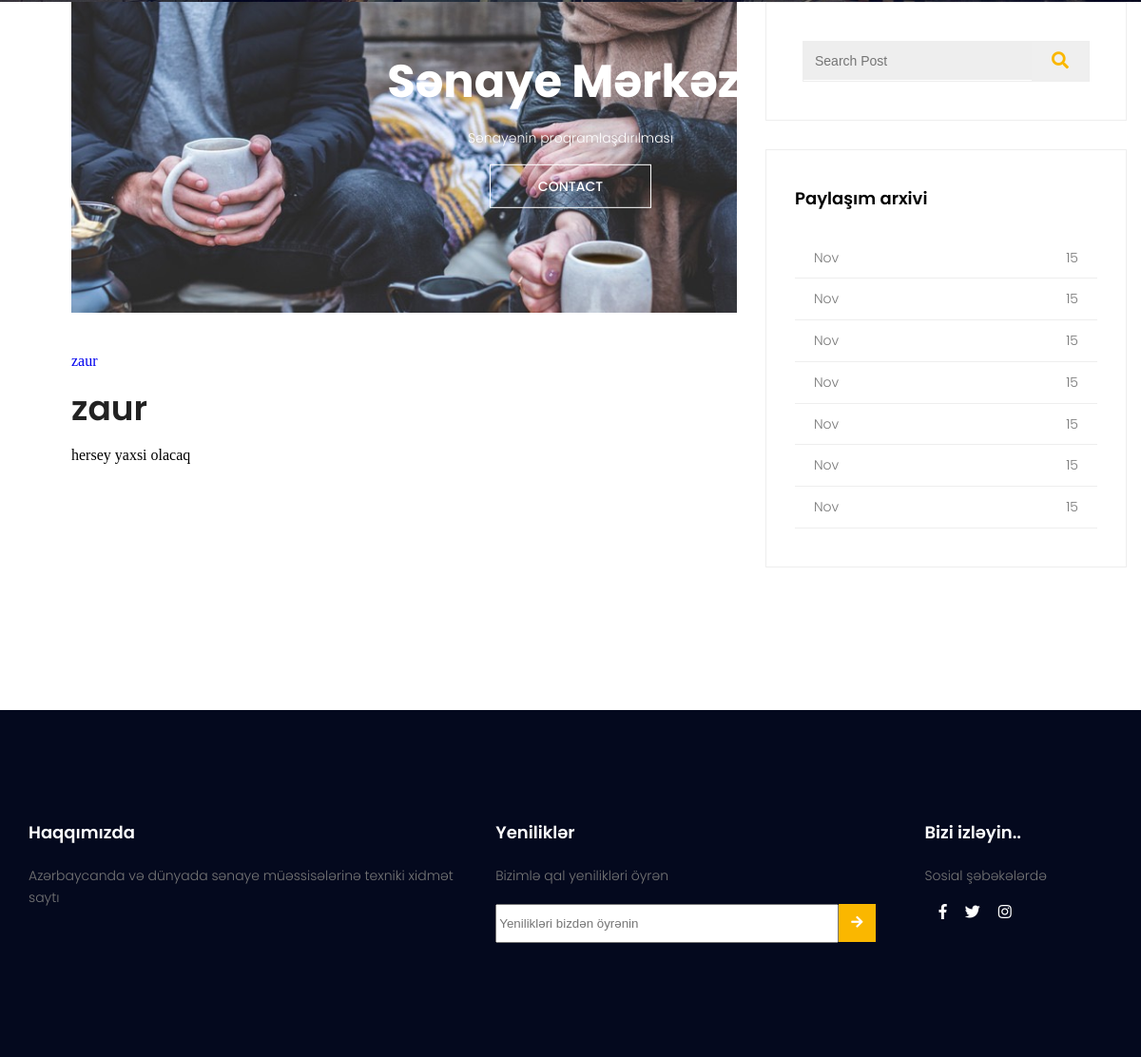
Before: /industry/projects (lower part) with the older database file.
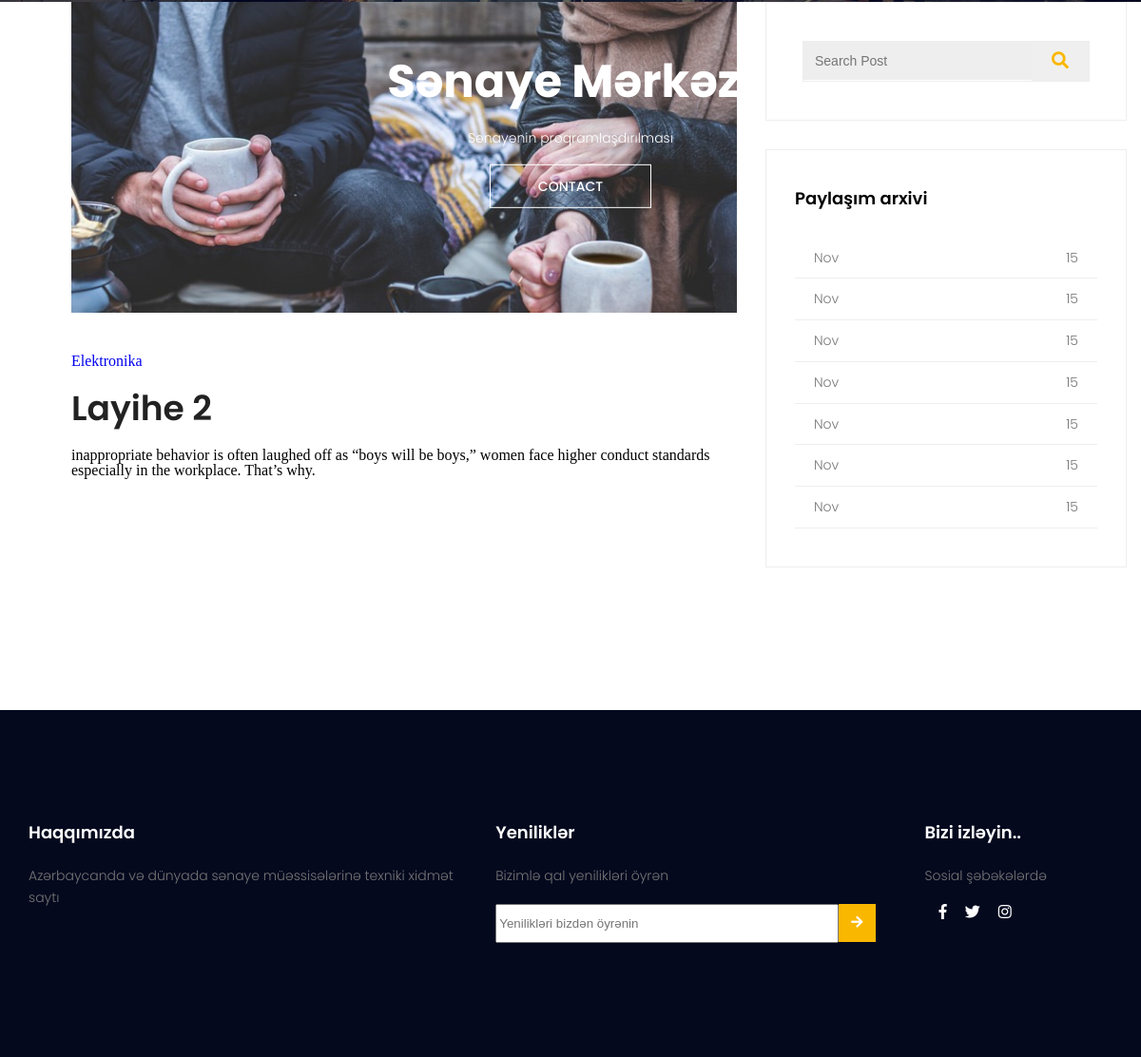
After: the same page with the newer database file.
### app/models.py (models this page shows, shortened)
class Project(db.Model):
    id=db.Column(db.Integer, primary_key=True)
    title = db.Column(db.String(255), nullable=False)
    category=db.Column(db.String(255), nullable=False)
    text=db.Column(db.Text(), nullable=False)
    photoURL=db.Column(db.String())

### app/views.py (the view)
@app.route('/industry/projects')
def appprojects():
    alldata=Project.query.all()
    return render_template('app/projects.html', allprojects=alldata)

### templates/app/projects.html (shortened to what this page needs)
{% extends '/app/layout.html' %}
{% block pageinner%}
    <section class="blog">
        <div class="container">
            <div class="row">
                <div class="col-md-8">
                    {% for row in allprojects%}
                    <div class="single-post">
                        <img src="../../static/admin/{{row.photoURL}}" class="single-img" alt="">
                        <ul class="tags">
                            <li><a href="#">{{row.category}}</a></li>
                        </ul>
                        <h1>{{row.title}}</h1>
                        <p>{{row.text}}</p>
                    </div>
                    {% endfor %}
                </div>
                <div class="col-md-4">
                    <div class="widget">
                        <form action="" class="post-search" style="margin:auto; max-width:300px;">
                            <input type="text" placeholder="Search Post" name="search2">
                            <button type="submit">
                                <i class="fa fa-search"></i>
                            </button>
                        </form>
                    </div>
                    <div class="widget">
                        <h4 class="widget-title">Paylaşım arxivi</h4>
                        <ul>
                            <li>
                                <a href="#" class="widget-link">
                                    <h6>Nov</h6>
                                    <span>15</span>
                                </a>
                            </li>
                            <li>
                                <a href="#" class="widget-link">
                                    <h6>Nov</h6>
                                    <span>15</span>
                                </a>
                            </li>
                            <li>
                                <a href="#" class="widget-link">
                                    <h6>Nov</h6>
                                    <span>15</span>
                                </a>
                            </li>
                            <li>
                                <a href="#" class="widget-link">
                                    <h6>Nov</h6>
                                    <span>15</span>
                                </a>
                            </li>
                            <li>
                                <a href="#" class="widget-link">
                                    <h6>Nov</h6>
                                    <span>15</span>
                                </a>
                            </li>
                            <li>
                                <a href="#" class="widget-link">
                                    <h6>Nov</h6>
                                    <span>15</span>
                                </a>
                            </li>
                            <li>
                                <a href="#" class="widget-link">
                                    <h6>Nov</h6>
                                    <span>15</span>
                                </a>
                            </li>
                        </ul>
                    </div>
                </div>
            </div>
        </div>
    </section>
{% endblock pageinner%}

Changed rows visible on the page:
changed Project: category "zaur" → "Elektronika"; title "zaur" → "Layihe 2"; text "hersey yaxsi olacaq" → "inappropriate behavior is often laughed off as “boys will be boys,” women face higher conduct standards especially in the workplace. That’s why."
